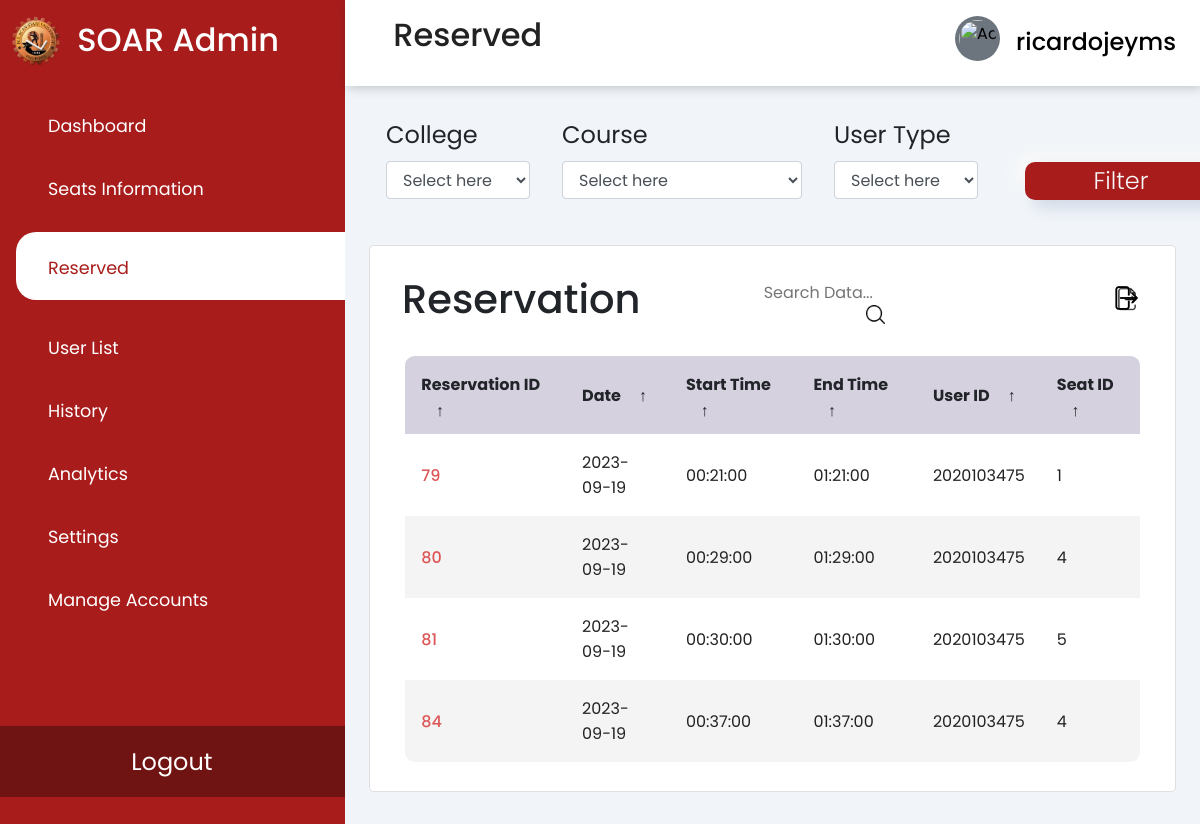
Before: /reserved.php (signed in) with the older database file.
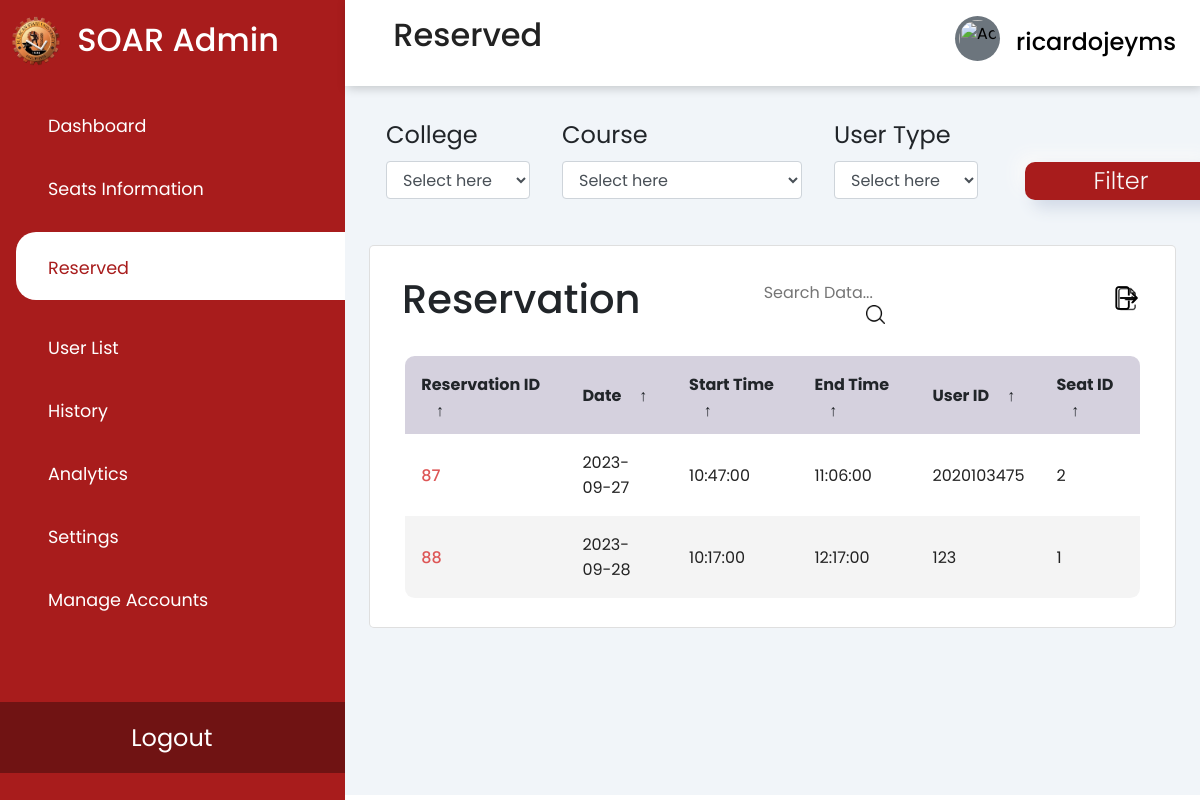
After: the same page with the newer database file.
### tables this page shows
CREATE TABLE `reservation` (
  `reservation_id` int(11) NOT NULL,
  `date` date DEFAULT NULL,
  `start_time` time DEFAULT NULL,
  `end_time` time DEFAULT NULL,
  `user_id` int(11) DEFAULT NULL,
  `seat_id` int(11) DEFAULT NULL,
  `isDone` tinyint(4) NOT NULL
);

### reserved.php (the view, shortened to what this page needs)
<?php
require 'assets/php/connect.php';
$sql = "SELECT reservation_id, date, start_time, end_time, user_id, seat_id from reservation";
$result = $conn->query($sql);
?>
<!DOCTYPE HTML>
<html>
<head>
    <link rel="stylesheet" href="https://cdn.jsdelivr.net/npm/bootstrap@4.6.2/dist/css/bootstrap.min.css"
>
    <link rel="stylesheet" type="text/css" href="assets/css/reserved.css" />
    <link rel="stylesheet" type="text/css" href="assets/css/user-list.css" />
    <link rel="stylesheet"
        href="https://maxst.icons8.com/vue-static/landings/line-awesome/line-awesome/1.3.0/css/line-awesome.min.css">
</head>
<body>
    <div class="sidebar">
        <div class="sidebar-brand">
            <img src="assets/img/bulsu logo.png" alt="bulsu logo" class="logo">
            <h2> <span>SOAR Admin</span></h2>
        </div>
        <div class="sidebar-menu" id="tabButton">
            <ul>
                <li> <a href="admin.php" data-tabName="dashboard" id="tabButtons"><span class="las la-th-large"></span>
                        <span>Dashboard</span></a>
                </li>
                <li> <a href="seats-info.php"><span class="las la-check"></span>
                        <span>Seats Information</span></a>
                </li>
                <li> <a href="reserved.php" class="active"><span class="las la-clock"></span>
                        <span>Reserved</span></a>
                </li>
                <li> <a href="user-list.php"><span class="las la-user-friends"></span>
                        <span>User List</span></a>
                </li>
                <li> <a href="history.php"><span class="las la-history"></span>
                        <span>History</span></a>
                </li>
                <li> <a href="analytics.php"><span class="las la-chart-bar"></span>
                        <span>Analytics</span></a>
                </li>
                <li> <a href="settings.php"><span class="las la-cog"></span>
                        <span>Settings</span></a>
                </li>
                <li id="hidden" class="manage" data-toggle="modal" data-target="#exampleModal"> <a
                        href="manageAdmin.php"><span class="las la-users-cog"></span>
                        <span>Manage Accounts</span></a>
                </li>
                <li class="logout"> <a href="toLogout.php">
                        <span>Logout</span></a>
                </li>
            </ul>
        </div>
    </div>
    <div class="main-content">
        <header>
            <h2>
                <label for="nav-toggle">
                    <span class="la la-bars"></span>
                </label>
                Reserved
            </h2>
            <div class="dropdown">
                <button class="dropdown-toggle" class="btn btn-secondary dropdown-toggle" type="button"
                    id="dropdownMenuButton" data-toggle="dropdown" aria-haspopup="true" aria-expanded="true">
                    <div class="user-wrapper">
                        <img src="<?php if ($_SESSION['gender'] == "Male") {
                            echo "https://cdn-icons-png.flaticon.com/512/2552/2552801.png";
                        } elseif ($_SESSION['gender'] == "Female") {
                            echo "https://cdn-icons-png.flaticon.com/512/206/206864.png";
                        } ?>" alt="Admin" class="rounded-circle p-1 bg-secondary" width="45">
                        <div id="user_admin">
                            <h4>
                                <?php echo $_SESSION["username"]; ?>
                            </h4>
                        </div>
                    </div>
                </button>
            </div>
        </header>
        <main>
            <div class="filter">
                <form action="brw_history.php" method="GET">
                    <div class="row">
                        <div class="college">
                            <label for="cars">College</label>
                            <select class="form-control">
                                <option style="display:none">Select here</option>
                            </select>
                        </div>
                        <div class="course">
                            <label for="cars">Course</label>
                            <select class="form-control">
                                <option style="display:none">Select here</option>
                            </select>
                        </div>
                        <div class="floor" class="form-control">
                            <label for="cars">User Type</label>
                            <select class="form-control">
                                <option style="display:none">Select here</option>
                            </select>
                        </div>
                        <div class="col-md-2">
                            <button type="submit" class="buttons">Filter</button>
                        </div>
                    </div>
                </form>
            </div>
            <div class="recent-grid">
                <div class="history">
                    <div class="card">
                        <div class="card-body">
                            <div class="table-responsive">
                                <section class="table__header">
                                    <h1>Reservation</h1>
                                    <div class="input-group">
                                        <input type="search" placeholder="Search Data...">
                                        <div class="search-icon">
                                            <img src="assets/img/search.png" alt="Search">
                                        </div>
                                    </div>
                                    <div class="export__file">
                                        <label for="export-file" class="export__file-btn" title="Export File">
                                            <img src="assets/img/export1.png" alt="Export" class="export_ic">
                                        </label>
                                    </div>
                                </section>
                                <section class="table__body">
                                    <table id="customers_table">
                                        <thead>
                                            <tr>
                                                <th> Reservation ID <span class="icon-arrow">&UpArrow;</span></th>
                                                <th> Date <span class="icon-arrow">&UpArrow;</span></th>
                                                <th> Start Time <span class="icon-arrow">&UpArrow;</span></th>
                                                <th> End Time <span class="icon-arrow">&UpArrow;</span></th>
                                                <th> User ID <span class="icon-arrow">&UpArrow;</span></th>
                                                <th> Seat ID <span class="icon-arrow">&UpArrow;</span></th>
                                            </tr>
                                        </thead>
                                        <?php
                                        if ($result->num_rows > 0) {
                                            while ($row = $result->fetch_assoc()) {
                                                ?>
                                                <tr>
                                                    <td class="studno">
                                                        <?php echo $row['reservation_id']; ?>
                                                    </td>
                                                    <td>
                                                        <?php echo $row['date']; ?>
                                                    </td>
                                                    <td>
                                                        <?php echo $row['start_time']; ?>
                                                    </td>
                                                    <td>
                                                        <?php echo $row['end_time']; ?>
                                                    </td>
                                                    <td>
                                                        <?php echo $row['user_id']; ?>
                                                    </td>
                                                    <td>
                                                        <?php echo $row['seat_id']; ?>
                                                    </td>
                                                </tr>
                                                <?php
                                            }
                                        } else {
                                            echo "<tr><td colspan='7'>No users found.</td></tr>";
                                        }
                                        ?>
                                    </table>
                                </section>
                            </div>
                        </div>
                    </div>
                </div>
            </div>
        </main>
    </div>
</body>
</html>

### assets/css/reserved.css (style rules this page uses)
:root { --main-color: #a81c1c; --color-dark: #1d2231; --text-gray: #8390a2; }
* { padding: 0; margin: 0; box-sizing: border-box; list-style-type: none; text-decoration: none; font-family: "Poppins", sans-serif; }
.sidebar { width: 345px; position: fixed; left: 0; top: 0; height: 100%; background: var(--main-color); z-index: 100; transition: width 300ms; }
.sidebar-brand { height: 90px; padding: 1rem 0rem 1rem 0.7rem; display: flex; color: #fff; padding-top: 1rem; }
.sidebar-brand span { display: inline-block; padding-top: 0.3rem; margin-left: 1rem; }
.sidebar-menu { margin-top: 1rem; }
.sidebar-menu li { width: 100%; margin-bottom: 1.7rem; padding-left: 1rem; cursor: pointer; }
.sidebar-menu a { padding-left: 1rem; display: block; color: #fff; font-size: 1.1rem; }
#tabButton { color: #fff; }
.sidebar-menu a span:first-child { font-size: 1.5rem; padding-right: 1rem; }
#tabButton a.active { background: #fff; padding-top: 1rem; padding-bottom: 1rem; color: var(--main-color); border-radius: 20px 0px 0px 20px; }
.logo { width: 50px; height: 50px; }
.manage { color: #ffffff; cursor: pointer; }
.logout { text-align: center; position: absolute; bottom: 0; background: #701313; padding: 5%; }
.main-content { transition: margin-left 300ms; margin-left: 345px; }
header { display: flex; justify-content: space-between; padding: 1rem 1.5rem; box-shadow: 2px 2px 10px rgba(0, 0, 0, 0.2); position: fixed; left: 345px; width: calc(100% - 345px); top: 0%; z-index: 100; background-color: #fff; transition: left 300ms; }
header h2 { color: #222; }
header label span { font-size: 1.7rem; padding-right: 1rem; }
.user-wrapper { display: flex; align-items: center; }
.user-wrapper img { border-radius: 50%; margin-right: 1rem; }
.user-wrapper h4 { margin-bottom: -7px !important; }
.dropdown-toggle { background-color: transparent; border-color: #fff; border-style: solid; border-top: none; border-right: none; border-left: none; content: none; }
.dropdown-toggle::after { content: none; }
main { margin-top: 85px; padding: 2rem 1.5rem; background: #f1f5f9; min-height: calc(100vh - 90px); }
.row { display: flex; width: 100%; height: 7rem; }
.row label { font-size: 1.5rem; }
.course, .date, .college, .floor, .col-md-2 button { margin-left: 2rem; width: 15rem; }
.floor, .college { width: 9rem; }
.form-control { cursor: pointer; }
.buttons { width: 12rem; height: 2.4rem; border-radius: 10px; font-weight: 300; font-size: 1.5rem; background-color: #a81c1c; color: #f9f9f9; box-shadow: 8px 8px 16px #d1d9e6, -8px -8px 16px #f9f9f9; border: none; outline: none; margin-top: 2.8rem; }
.recent-grid { margin-top: 1.5rem; display: grid; grid-gap: 2rem; grid-template-columns: 100% auto; }
.studno { color: #dd5656; font-weight: 500; }
.card { background: #fff; border-radius: 5px; }
.card-header, .card-body { padding: 1rem; }
table { border-collapse: collapse; }
td { padding: 0.5rem 1rem; font-size: 1rem; color: #222; }
.table-responsive { width: 100%; height: 35rem; }
.recent-grid thead { position: sticky; top: 0; background: white; }

Changed rows visible on the page:
removed reservation: reservation_id "79", date "2023-09-19", start_time "00:21:00", end_time "01:21:00", user "2020103475", seat "1"
removed reservation: reservation_id "80", date "2023-09-19", start_time "00:29:00", end_time "01:29:00", user "2020103475", seat "4"
removed reservation: reservation_id "81", date "2023-09-19", start_time "00:30:00", end_time "01:30:00", user "2020103475", seat "5"
removed reservation: reservation_id "84", date "2023-09-19", start_time "00:37:00", end_time "01:37:00", user "2020103475", seat "4"
added reservation: reservation_id "87", date "2023-09-27", start_time "10:47:00", end_time "11:06:00", user "2020103475", seat "2"
added reservation: reservation_id "88", date "2023-09-28", start_time "10:17:00", end_time "12:17:00", user "123", seat "1"
